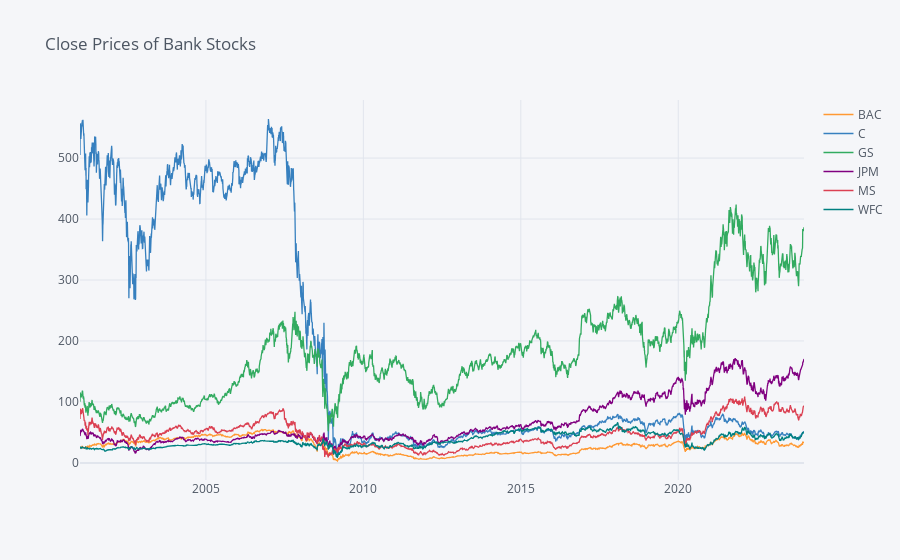

Write notebook code for a chart like this one.
### Code cell
import pandas as pd
import cufflinks as cf
import plotly.express as px

# Sample hierarchical DataFrame structure
# This should match the structure of your banks_stocks DataFrame
# banks_stocks = pd.concat([BAC, C, GS, JPM, MS, WFC], axis=1, keys=tickers)

# Extract the 'Close' prices using xs
close_prices = banks_stocks.xs(key='Close', axis=1, level='Stock Info')

# Convert the index to strings to avoid the FutureWarning
close_prices.index = close_prices.index.astype(str)

# Ensure cufflinks is configured for offline plotting
cf.go_offline()

# Plot the 'Close' prices using iplot
close_prices.iplot(title='Close Prices of Bank Stocks')

banks_stocks.xs(key='Close', axis=1, level='Stock Info').iplot()

### Figure 1 — Plotly figure (JSON) as saved in the notebook; plotly's stock layout.template omitted (floating-point values rounded to 4 significant figures; data arrays with more than 128 entries replaced by an {"elided": "..."} marker saying what was removed)
{"data": [{"line": {"color": "rgba(255, 153, 51, 1.0)", "dash": "solid", "shape": "linear", "width": 1.3}, "mode": "lines", "name": "BAC", "text": "", "type": "scatter", "x": {"elided": "5785 str values"}, "y": {"elided": "5785 float values"}}, {"line": {"color": "rgba(55, 128, 191, 1.0)", "dash": "solid", "shape": "linear", "width": 1.3}, "mode": "lines", "name": "C", "text": "", "type": "scatter", "x": {"elided": "5785 str values"}, "y": {"elided": "5785 float values"}}, {"line": {"color": "rgba(50, 171, 96, 1.0)", "dash": "solid", "shape": "linear", "width": 1.3}, "mode": "lines", "name": "GS", "text": "", "type": "scatter", "x": {"elided": "5785 str values"}, "y": {"elided": "5785 float values"}}, {"line": {"color": "rgba(128, 0, 128, 1.0)", "dash": "solid", "shape": "linear", "width": 1.3}, "mode": "lines", "name": "JPM", "text": "", "type": "scatter", "x": {"elided": "5785 str values"}, "y": {"elided": "5785 float values"}}, {"line": {"color": "rgba(219, 64, 82, 1.0)", "dash": "solid", "shape": "linear", "width": 1.3}, "mode": "lines", "name": "MS", "text": "", "type": "scatter", "x": {"elided": "5785 str values"}, "y": {"elided": "5785 float values"}}, {"line": {"color": "rgba(0, 128, 128, 1.0)", "dash": "solid", "shape": "linear", "width": 1.3}, "mode": "lines", "name": "WFC", "text": "", "type": "scatter", "x": {"elided": "5785 str values"}, "y": {"elided": "5785 float values"}}], "layout": {"legend": {"bgcolor": "#F5F6F9", "font": {"color": "#4D5663"}}, "paper_bgcolor": "#F5F6F9", "plot_bgcolor": "#F5F6F9", "title": {"font": {"color": "#4D5663"}, "text": "Close Prices of Bank Stocks"}, "xaxis": {"gridcolor": "#E1E5ED", "showgrid": true, "tickfont": {"color": "#4D5663"}, "title": {"font": {"color": "#4D5663"}, "text": ""}, "zerolinecolor": "#E1E5ED"}, "yaxis": {"gridcolor": "#E1E5ED", "showgrid": true, "tickfont": {"color": "#4D5663"}, "title": {"font": {"color": "#4D5663"}, "text": ""}, "zerolinecolor": "#E1E5ED"}}}
